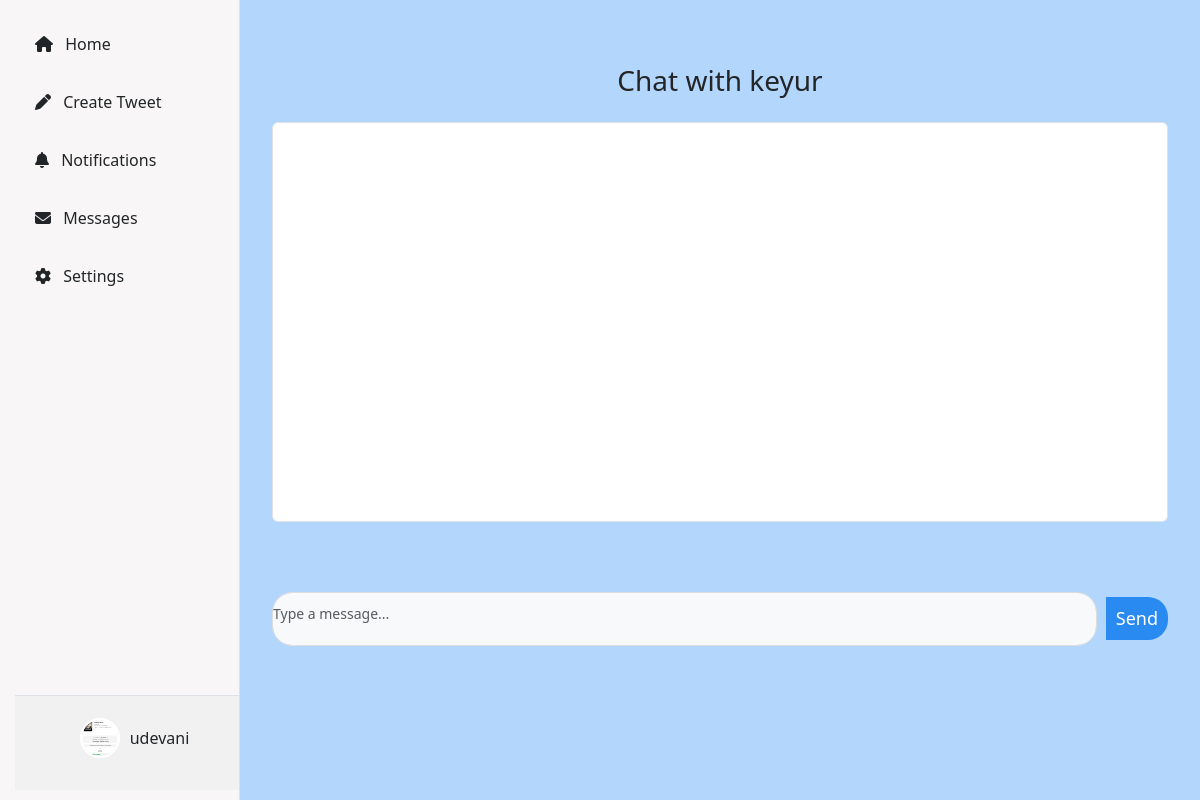
/messages/2/ (signed in), run on an earlier commit of the app's database.
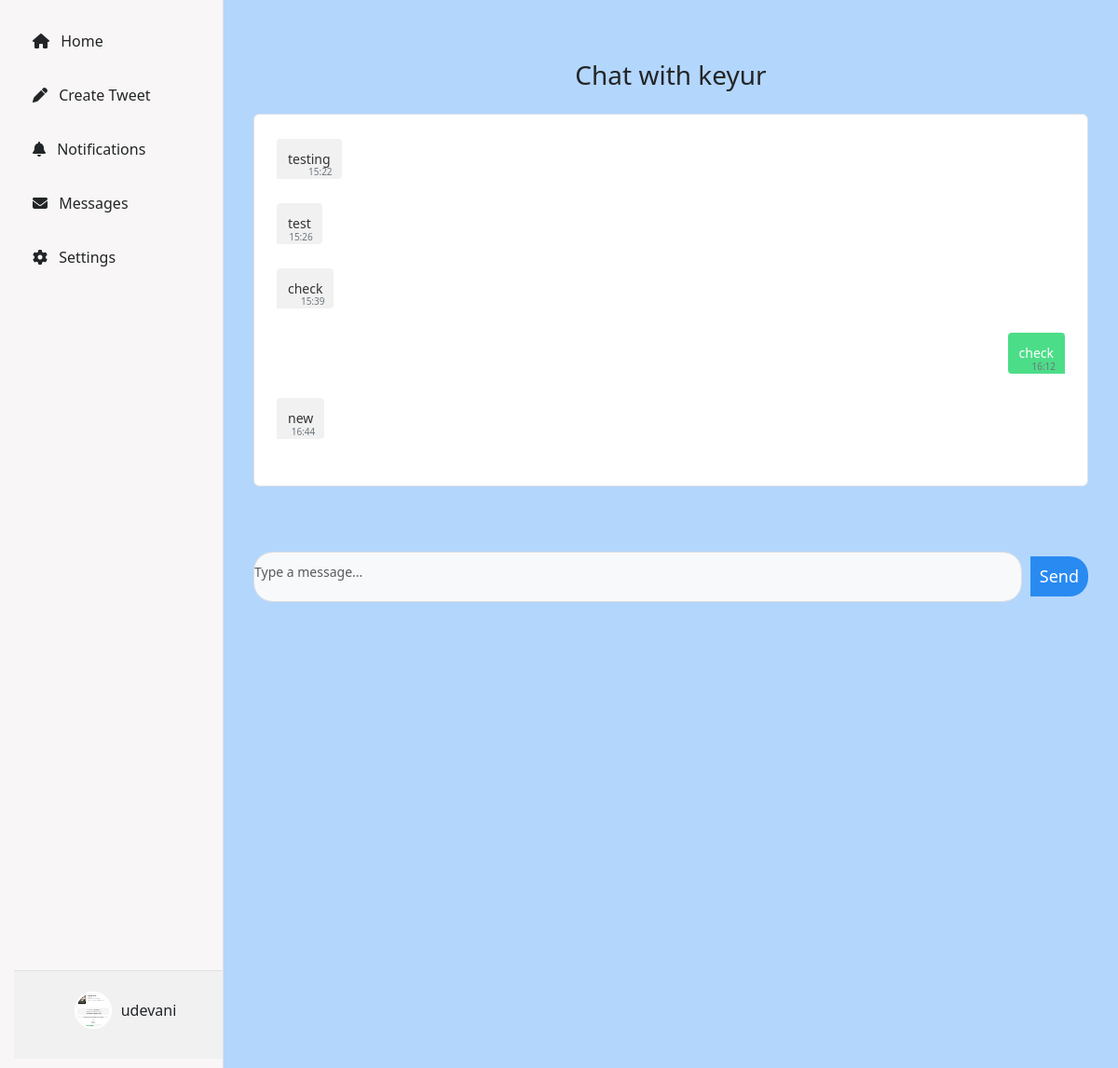
And on a later commit of the database.
### tweet/models.py (models this page shows, shortened)
class Message(models.Model):
    sender = models.ForeignKey(settings.AUTH_USER_MODEL, on_delete=models.CASCADE, related_name="sent_messages")
    recipient = models.ForeignKey(settings.AUTH_USER_MODEL, on_delete=models.CASCADE, related_name="received_messages")
    content = models.TextField()
    created_at = models.DateTimeField(default=now)
    is_read = models.BooleanField(default=False)

### tweet/views.py (the view, shortened to what this page needs)
# urls.py: path('messages/<int:recipient_id>/', views.get_messages, name='get_messages'),
@login_required
def get_messages(request, recipient_id):
    recipient = get_object_or_404(User, id=recipient_id)
    if request.user == recipient:
        return redirect('messages_page')
    messages = Message.objects.filter(
        (Q(sender=request.user) & Q(recipient=recipient)) |
        (Q(sender=recipient) & Q(recipient=request.user))
    ).order_by("created_at")
    messages.filter(recipient=request.user, is_read=False).update(is_read=True)
    return render(request, 'chat.html', {
        'messages': messages,
        'recipient': recipient
    })

### tweet/templates/chat.html (shortened to what this page needs)
{% extends "layout.html" %}
{% block content %}
<div class="container mt-4">
    <h3 class="mb-4 text-center">Chat with {{ recipient.username }}</h3>
    <div class="chat-box border rounded p-4">
        {% for message in messages %}
            <div class="message-container mb-3">
                {% if message.sender == request.user %}
                    <div class="message-bubble sender">
                        <span>{{ message.content }}</span>
                        <small class="message-time">{{ message.created_at|date:"H:i" }}</small>
                    </div>
                {% else %}
                    <div class="message-bubble recipient">
                        <span>{{ message.content }}</span>
                        <small class="message-time">{{ message.created_at|date:"H:i" }}</small>
                    </div>
                {% endif %}
            </div>
        {% endfor %}
    </div>
    <form id="chat-form" method="POST" class="mt-3">
        <div class="input-group">
            <textarea name="content" id="chat-input" class="form-control" rows="2" placeholder="Type a message..." style="resize: none; padding-top:10px;"></textarea>
            <button type="submit" class="btn btn-primary send-btn">Send</button>
        </div>
    </form>
</div>
{% endblock %}

What changed in the data, as far as the page shows it:
added Message: content "testing", created_at "15:22"
added Message: content "test", created_at "15:26"
added Message: content "check", created_at "15:39"
added Message: content "check", created_at "16:12"
added Message: content "new", created_at "16:44"
